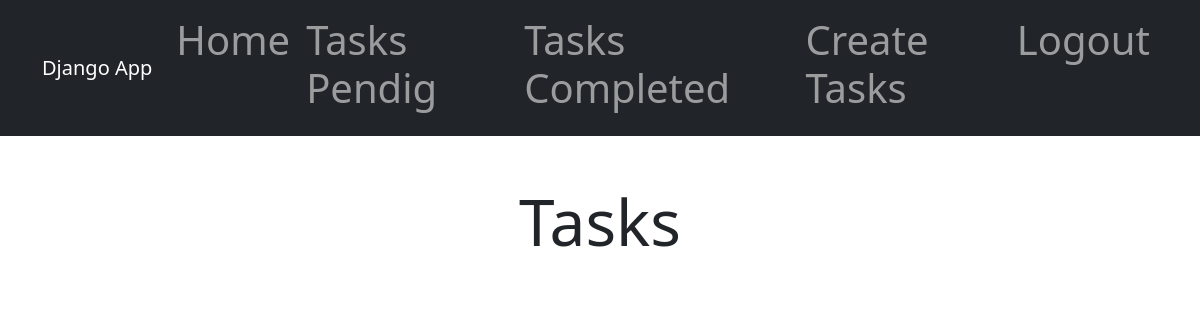
/tasks_completed/ (signed in), run on an earlier commit of the app's database.
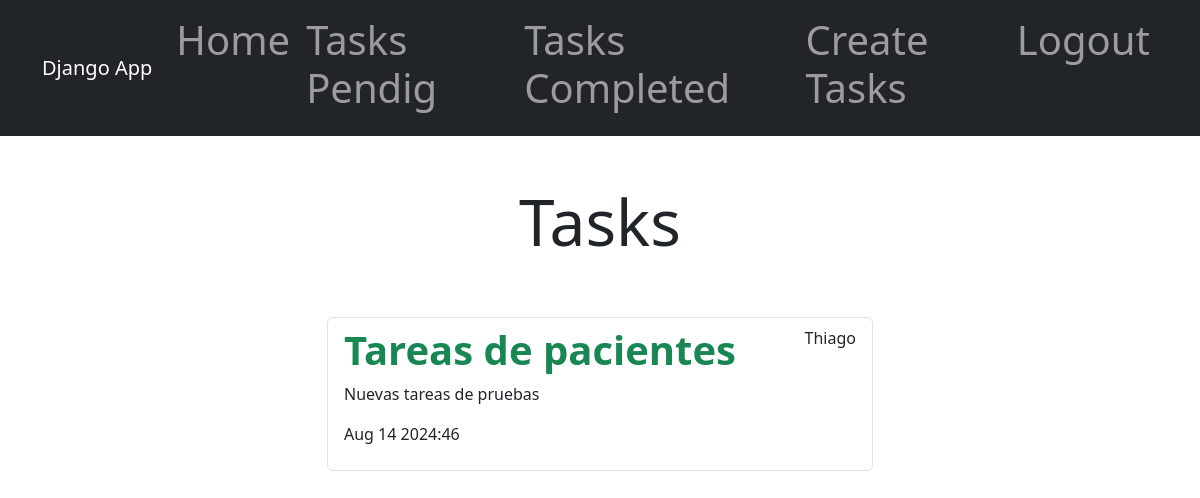
And on a later commit of the database.
### tasks/models.py (models this page shows, shortened)
class Task(models.Model):
    title = models.CharField(max_length=100)
    description = models.TextField(blank=True)
    created = models.DateTimeField(auto_now_add=True)
    datecompleted = models.DateTimeField(null=True, blank=True)
    important = models.BooleanField(default=False)
    user = models.ForeignKey(User, on_delete=models.CASCADE)

### tasks/views.py (the view)
# urls.py: path('tasks_completed/', views.tasks_completed, name='tasks_completed'),
@login_required
def tasks_completed(request):
    tasks = Task.objects.filter(user=request.user, datecompleted__isnull=False).order_by
    ('-datecompleted')
    return render(request, 'tasks.html',{'tasks' : tasks})

### tasks/templates/tasks.html
{% extends 'base.html' %}
{% block content %}
    <main class="container">
        <div class="row">
            <div class="col-md-6 offset-md-3">
                <h1 class="text-center display-3 py-5">Tasks</h1>
                <ul class="list-group">
                    {% for task in tasks %}
                    <a class="list-group-item" href="{% url 'task_detail' task.id %}">
                        <header class="d-flex justify-content-between">
                            {% if task.important %}
                            <h1 class="fw-bold text-success">{{task.title}}</h1>
                            {% else %}
                            <h1 class="fw-bold">{{task.title}}</h1>
                            {% endif %}
                            <p>{{task.user.username}}</p>
                        </header>
                        <p>{{task.description}}</p>
                        <p>{{task.datecompleted|date:'M j Y:i'}}</p>
                    </a>
                    {% endfor %}
                </ul>
            </div>
        </div>
    </main>
{% endblock %}

### tasks/templates/base.html (shortened to what this page needs)
<!DOCTYPE html>
<html lang="en">
<head>
    <link rel="stylesheet" href="https://cdn.jsdelivr.net/npm/bootstrap@5.3.3/dist/css/bootstrap.min.css">
</head>
<body>
    <nav class="navbar navbar-expand-lg bg-dark navbar-dark">
        <div class="container">
          <a class="navbar-brand" href="/">Django App</a>
          <div class="collapse navbar-collapse" id="navbarNav">
            <ul class="navbar-nav ms-auto">
                <li class="nav-item">
                    <a href="/" class="nav-link"><H1>Home</H1></a>
                </li>
                {% if user.is_authenticated %}
                <li class="nav-item">
                    <a href="/tasks" class="nav-link"><H1>Tasks Pendig</H1></a>
                </li>
                <li class="nav-item">
                    <a href="/tasks_completed/" class="nav-link"><H1>Tasks Completed</H1></a>
                </li>
                <li class="nav-item">
                    <a href="/tasks/create/" class="nav-link"><H1>Create Tasks</H1></a>
                </li>
                <li class="nav-item">
                    <a href="/logout" class="nav-link"><H1>Logout</H1></a>
                </li>
                {% endif %}
            </ul>
          </div>
        </div>
    </nav>
</body>
</html>
{% block content %}
{% endblock %}

What changed in the data, as far as the page shows it:
added Task: title "Tareas de pacientes", user.username "Thiago", description "Nuevas tareas de pruebas", datecompleted "Aug 14 2024:46"
